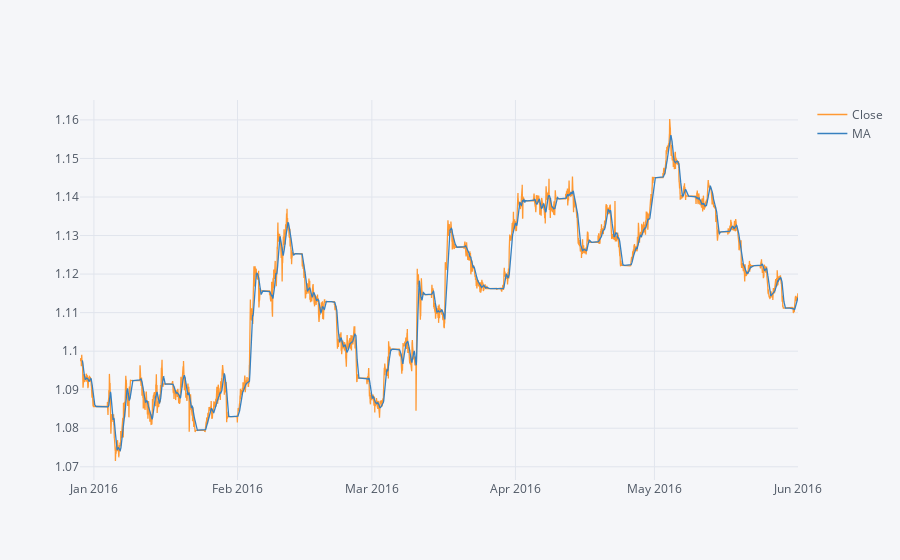

Write notebook code for a chart like this one.
### Code cell
df1.iplot(x='Time',y=['Close','MA'])

### Figure 1 — Plotly figure (JSON) as saved in the notebook; plotly's stock layout.template omitted (floating-point values rounded to 4 significant figures; data arrays with more than 128 entries replaced by an {"elided": "..."} marker saying what was removed)
{"data": [{"line": {"color": "rgba(255, 153, 51, 1.0)", "dash": "solid", "shape": "linear", "width": 1.3}, "mode": "lines", "name": "Close", "text": "", "x": {"elided": "14880 str values"}, "y": {"elided": "14880 float values"}, "type": "scatter"}, {"line": {"color": "rgba(55, 128, 191, 1.0)", "dash": "solid", "shape": "linear", "width": 1.3}, "mode": "lines", "name": "MA", "text": "", "x": {"elided": "14880 str values"}, "y": {"elided": "14880 mixed values"}, "type": "scatter"}], "layout": {"legend": {"bgcolor": "#F5F6F9", "font": {"color": "#4D5663"}}, "paper_bgcolor": "#F5F6F9", "plot_bgcolor": "#F5F6F9", "title": {"font": {"color": "#4D5663"}}, "xaxis": {"gridcolor": "#E1E5ED", "showgrid": true, "tickfont": {"color": "#4D5663"}, "title": {"font": {"color": "#4D5663"}, "text": ""}, "zerolinecolor": "#E1E5ED", "type": "date", "range": ["2015-12-29", "2016-05-31 23:45"], "autorange": true}, "yaxis": {"gridcolor": "#E1E5ED", "showgrid": true, "tickfont": {"color": "#4D5663"}, "title": {"font": {"color": "#4D5663"}, "text": ""}, "zerolinecolor": "#E1E5ED", "type": "linear", "range": [1.067, 1.165], "autorange": true}, "autosize": true}}
